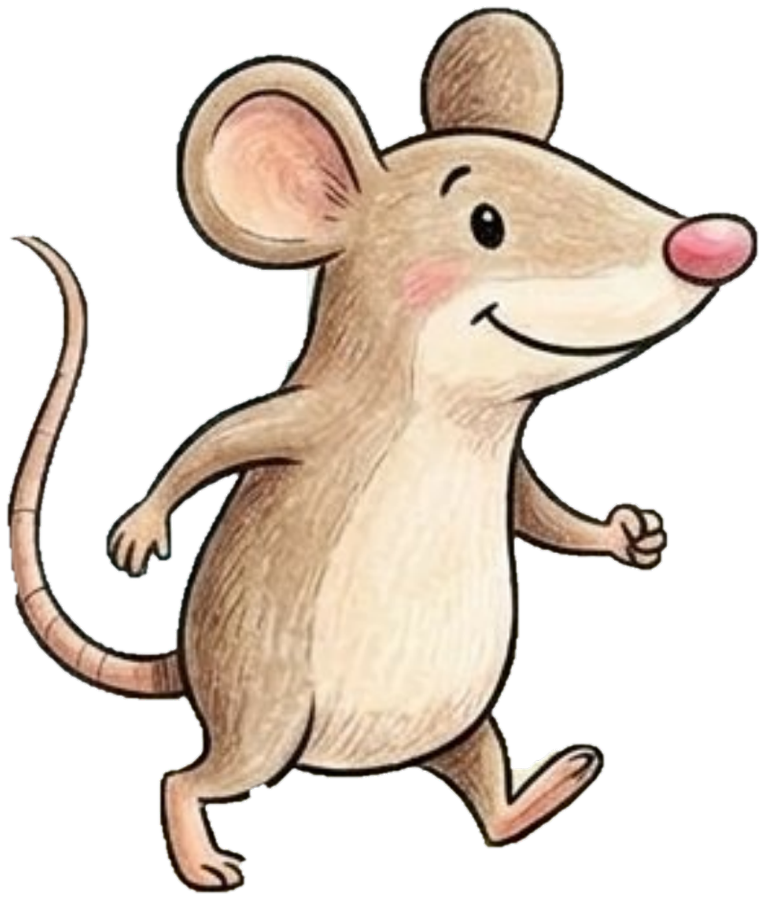
#> input picture mousie-game/assets/chars/mousie.png, 765 x 900 px
$ python make_book_pack.py
#> lines starting #> are read from the running program, lines starting #| are printed output that depends on the picture
#!/usr/bin/env python3
"""Build a Wish Circle book pack (.wishbook) from the Mousie comic, so the family can import it.

The pack holds a child's artwork. Write it OUTSIDE the repository (the default is a scratch path)
and never commit it.

    python3 -I app/tools/make_book_pack.py [--out FILE] [--art DIR] [--chars DIR] [--no-sprites]
                                           [--title T] [--author A]

Needs Python 3 and Pillow. Pages are re-encoded as JPEG (max 1400px), character cut-outs as
PNG sprites (max 512px), matching what the app itself stores.
"""
import argparse
import base64
import io
import json
import os
import sys

from PIL import Image

HERE = os.path.dirname(os.path.abspath(__file__))
REPO = os.path.abspath(os.path.join(HERE, "..", ".."))
DEFAULT_ART = os.path.join(REPO, "mousie-game", "art")
DEFAULT_CHARS = os.path.join(REPO, "mousie-game", "assets", "chars")
DEFAULT_OUT = "/tmp/claude-0/-home-user-wish-circle/b9ac1d4a-b524-5cd9-8270-6501b1ec2bef/scratchpad/mousie.wishbook"

MAX_PAGE = 1400
MAX_SPRITE = 512

# Cast: pack id, name, emoji, catalog kind, faces, role, big, words, cut-out file, cut-out facing.
CAST = [
    ("mousie", "Mousie", "🐁", "mouse", "left", "hero", False, ["mousie", "mousey", "mouse"], "mousie.png", "right"),
    ("daddy", "Daddy", "🐭", "dad", "front", "friend", False, ["daddy", "dad"], "daddy.png", "left"),
    ("birdie", "Birdie", "🐦", "bird", "left", "friend", False, ["birdie", "birdy", "bird"], "birdie.png", "right"),
    ("raptor", "Velociraptor", "🦖", "raptor", "left", "villain", False, ["velociraptor", "raptor"], None, None),
    ("trex", "T-Rex", "🦖", "trex", "left", "villain", True, ["t-rex", "trex", "tyrannosaurus"], "trex-roar.png", "right"),
    ("snake", "Snake", "🐍", "snake", "left", "friend", False, ["snake"], "snake.png", "left"),
    ("lion", "Lion", "🦁", "lion", "front", "friend", False, ["lion"], "lion.png", "left"),
    ("truck", "Fire truck", "🚒", "firetruck", "left", "friend", False, ["fire truck", "firetruck"], "firetruck.png", "right"),
]

# Story order, from the original game's STEPS (mousie-game/src/game.html, first commit).
# (art file, place, action, narration, [(speaker, text)], [actors])
PAGES = [
    ("daddy1", "forest", "none", "", [("mousie", "Hi Daddy. Can I go on an adventure with Birdie?")], ["mousie", "daddy"]),
    ("daddy2", "forest", "none", "", [("daddy", "Ok.")], ["mousie", "daddy"]),
    ("hibirdie", "forest", "none", "", [("birdie", "Hi Mousie!")], ["mousie", "birdie"]),
    ("adventure", "forest", "journey", "", [("mousie", "We're going on an adventure!")], ["mousie", "birdie"]),
    ("cave", "cave", "none", "", [("mousie", "Look! A cave!"), ("birdie", "Let's go inside!")], ["mousie", "birdie"]),
    ("inside", "cave", "none", "Mousie and Birdie tiptoe into the dark cave.", [], ["mousie", "birdie"]),
    ("raptor", "cave", "none", "", [("birdie", "Look, a Velociraptor!"), ("mousie", "Oh no! What do we do?")], ["mousie", "birdie", "raptor"]),
    ("fight", "cave", "battle", "", [("birdie", "I think we should fight it."), ("mousie", "Ok.")], ["mousie", "birdie", "raptor"]),
    ("arrows", "cave", "none", "", [("birdie", "Good, I took the arrows and fight!")], ["birdie", "raptor"]),
    ("trexcame", "cave", "none", "", [("birdie", "Hooray, Velociraptor died!"), ("trex", "ROOR!"), ("mousie", "Are you sure hooray? T-Rex came!")], ["mousie", "birdie", "trex"]),
    ("trex", "cave", "none", "", [("trex", "ROOR!"), ("mousie", "Let's fight it!")], ["mousie", "trex"]),
    ("bombarrows", "cave", "none", "", [("birdie", "Ok, let's fight it with bombs and arrows!")], ["mousie", "birdie", "trex"]),
    ("bigbomb", "cave", "battle", "", [("mousie", "Look how big the bomb is! Let's do it!")], ["mousie", "birdie", "trex"]),
    ("boom", "cave", "none", "BOOM!", [("mousie", "We won the day!")], ["mousie", "birdie", "trex"]),
    ("snake1", "forest", "none", "", [("mousie", "Hi Snake!! Why are you here??")], ["mousie", "snake"]),
    ("snake2", "forest", "none", "", [("snake", "Your daddy sent me to see if you need any help.")], ["mousie", "snake"]),
    ("lion1", "forest", "none", "", [("snake", "Guys!! Look at my pet lion!")], ["snake", "lion"]),
    ("lion2", "forest", "friends", "", [("lion", "ZOOOOM!")], ["snake", "lion"]),
    ("truck1", "forest", "none", "", [("snake", "Guys!! Look at my fire truck!!")], ["snake", "truck"]),
    ("truck2", "forest", "friends", "", [("truck", "NEEE-NAW, NEEE-NAW!")], ["snake", "truck"]),
    ("yah", "forest", "celebrate", "Everyone: YAH!", [("mousie", "OK!!"), ("birdie", "Let's go home!!"), ("snake", "Hehe")], ["mousie", "birdie", "snake", "lion", "truck"]),
    ("treehouse", "home", "climb", "", [("mousie", "It's perfect! Safe and wonderful."), ("birdie", "Hooray! We made it!")], ["mousie", "birdie"]),
]


def fit(w, h, m):
    s = min(1.0, m / max(w, h))
    return max(1, round(w * s)), max(1, round(h * s))


def data_url(img, fmt):
    buf = io.BytesIO()
    if fmt == "JPEG":
        img.convert("RGB").save(buf, "JPEG", quality=85, optimize=True)
        mime = "image/jpeg"
    else:
        img.save(buf, "PNG", optimize=True)
        mime = "image/png"
    return "data:%s;base64,%s" % (mime, base64.b64encode(buf.getvalue()).decode("ascii"))


def page_image(path):
    with Image.open(path) as im:
        im = im.convert("RGB")
        return im.resize(fit(im.width, im.height, MAX_PAGE), Image.LANCZOS) if max(im.size) > MAX_PAGE else im.copy()


def sprite_image(path):
#> called with path = 'mousie-game/assets/chars/mousie.png'
    with Image.open(path) as im:
#> im is the input picture: PIL image 765x900 RGBA; mean R, G, B, A 86.9, 75.2, 64.4, 113.4
        im = im.convert("RGBA")
        box = im.getchannel("A").getbbox()
#> box = (6, 6, 759, 894)
        if box:
            im = im.crop(box)
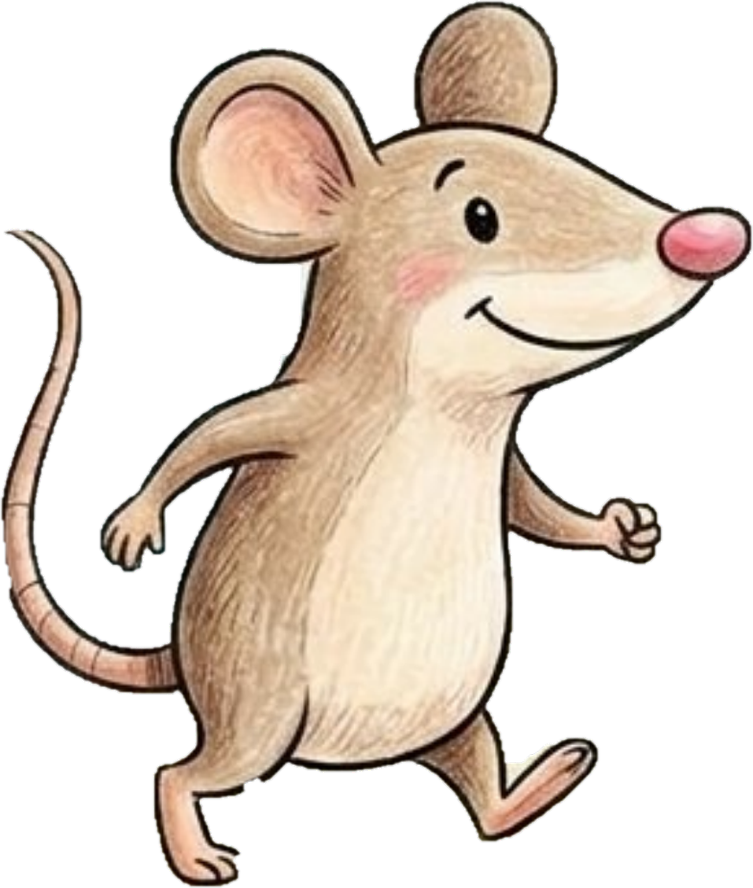
#> im: PIL image 753x888 RGBA; mean R, G, B, A 89.5, 77.4, 66.4, 116.7; transparent parts drawn white
        return im.resize(fit(im.width, im.height, MAX_SPRITE), Image.LANCZOS)
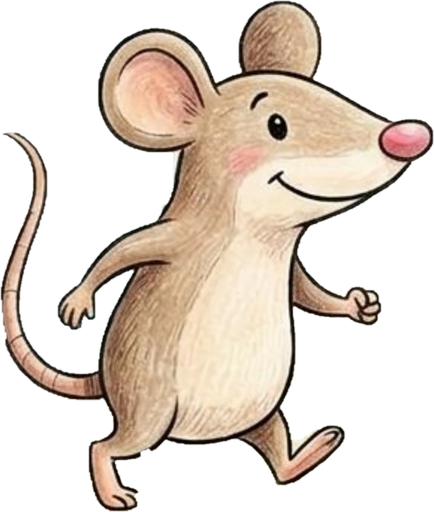
#> returned value: PIL image 434x512 RGBA; mean R, G, B, A 90.2, 78.1, 67, 116.7; transparent parts drawn white


def build(art_dir, chars_dir, sprites, title, author):
    images = {}
    n = 0

    def add(url):
        nonlocal n
        n += 1
#> n = 1
        key = "i%d" % n
#> key = 'i1'
        images[key] = url
        return key

    cast = []
    for cid, name, emoji, kind, faces, role, big, words, cut, facing in CAST:
        image_id = None
        flip = False
        if sprites and cut and os.path.exists(os.path.join(chars_dir, cut)):
            image_id = add(data_url(sprite_image(os.path.join(chars_dir, cut)), "PNG"))
            flip = facing == "left"  # the app assumes drawings face right; flip mirrors them
        cast.append({"id": cid, "name": name, "emoji": emoji, "kind": kind, "faces": faces, "flip": flip,
                     "imageId": image_id, "role": role, "big": big, "words": words})
#> pass 2 of the loop in build, `for cid, name, emoji, kind, faces, role, big, words, cut, facing in CA..`:
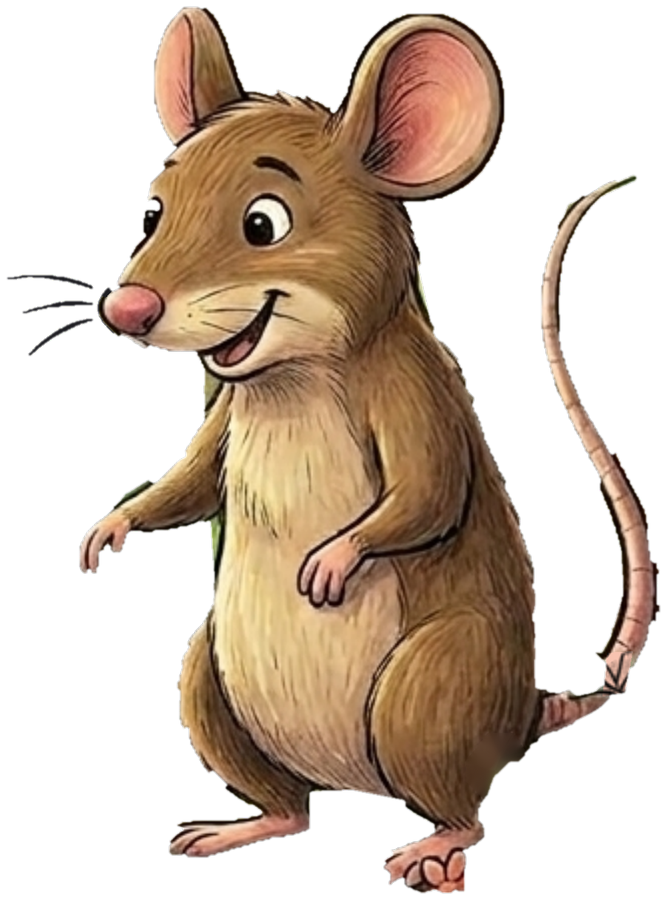
#> input picture mousie-game/assets/chars/daddy.png, 667 x 900 px
#> in sprite_image, im is the input picture: PIL image 667x900 RGBA; mean R, G, B, A 67.7, 51.6, 37.3, 112.5
#> box = (6, 6, 661, 894)
#> in sprite_image (call 2), `im = im.crop(box)`:
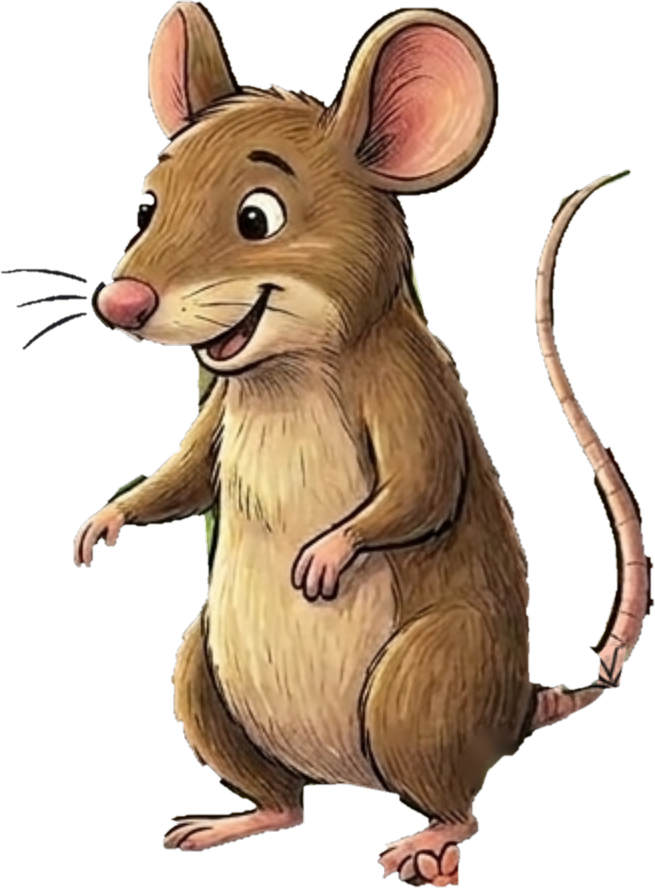
#> im: PIL image 655x888 RGBA; mean R, G, B, A 69.9, 53.3, 38.5, 116.1; transparent parts drawn white
#> pass 3 of the loop in build, `for cid, name, emoji, kind, faces, role, big, words, cut, facing in CA..`:
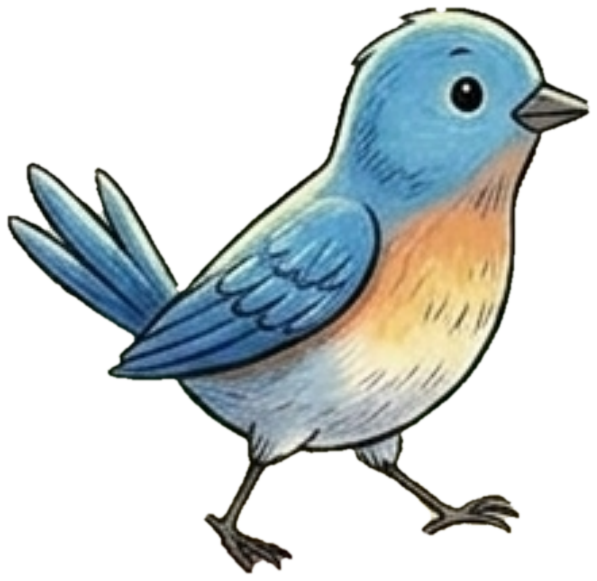
#> input picture mousie-game/assets/chars/birdie.png, 597 x 581 px
#> in sprite_image, im is the input picture: PIL image 597x581 RGBA; mean R, G, B, A 49.7, 56.8, 57, 97.5
#> box = (6, 6, 591, 575)
#> in sprite_image (call 3), `im = im.crop(box)`:
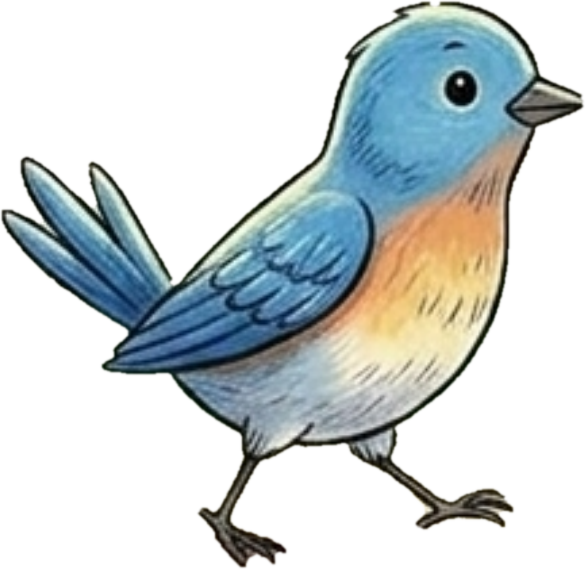
#> im: PIL image 585x569 RGBA; mean R, G, B, A 51.7, 59.2, 59.4, 101.6; transparent parts drawn white
#> the loop made 8 passes; the first 3 are shown

    cover = None
    cover_path = os.path.join(art_dir, "cover.jpg")
    if os.path.exists(cover_path):
        cover = add(data_url(page_image(cover_path), "JPEG"))

    pages = []
    for i, (art, place, action, narration, lines, actors) in enumerate(PAGES):
        path = os.path.join(art_dir, art + ".jpg")
        if not os.path.exists(path):
#> (the run stopped early here; a loop or call above may not have finished)
